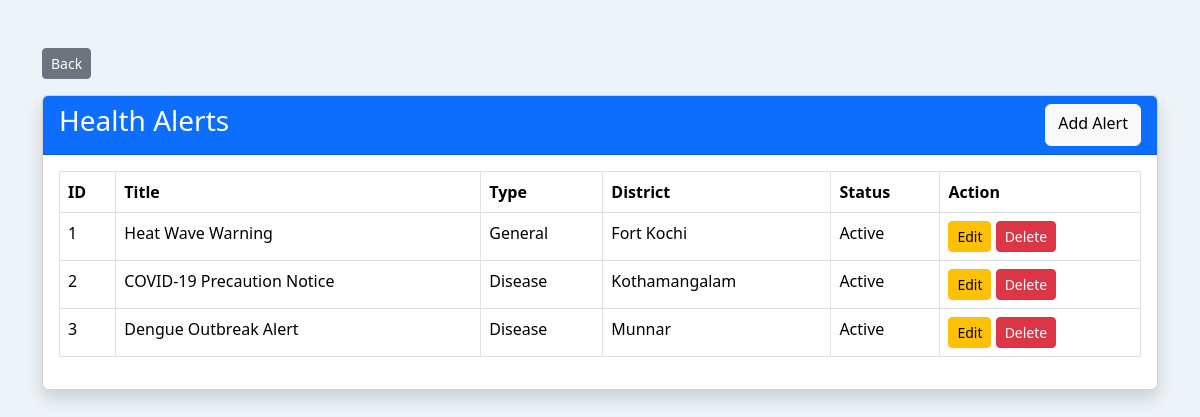
The app's page /alert_list/ with its own data.
### HelathApp/models.py (models this page shows, shortened)
class HealthAlert(models.Model):
    ALERT_TYPES = [
        ('Disease', 'Disease'),
        ('Weather', 'Weather'),
        ('Emergency', 'Emergency'),
        ('General', 'General'),
    ]
    title = models.CharField(max_length=200)
    alert_type = models.CharField(
        max_length=20,
        choices=ALERT_TYPES
    )
    description = models.TextField()
    district = models.ForeignKey(
        Region,
        on_delete=models.CASCADE
    )
    created_at = models.DateTimeField(auto_now_add=True)
    status = models.CharField(
        max_length=20,
        default="Active"
    )

class Region(models.Model):
    REGION_TYPES = [
        ('Urban', 'Urban'),
        ('Rural', 'Rural'),
        ('Tribal', 'Tribal'),
    ]
    region_name = models.CharField(max_length=100)
    region_type = models.CharField(
        max_length=20,
        choices=REGION_TYPES
    )
    latitude = models.DecimalField(
        max_digits=9,
        decimal_places=6
    )
    longitude = models.DecimalField(
        max_digits=9,
        decimal_places=6
    )
    def __str__(self):
        return self.region_name

### HelathApp/views.py (the view)
# urls.py: path("alert_list/", views.alert_list, name="alert_list"),
def alert_list(request):
    alerts = HealthAlert.objects.all().order_by("-id")
    return render(
        request,
        "alert_list.html",
        {"alerts": alerts}
    )

### HelathApp/templates/alert_list.html (shortened to what this page needs)
<!DOCTYPE html>
<html>
<head>
<link href="https://cdn.jsdelivr.net/npm/bootstrap@5.3.3/dist/css/bootstrap.min.css" rel="stylesheet">
</head>
<body style="background:#eef3f8;">
<div class="container mt-5">
<div class="mb-3">
<a href="{% url 'adminhome' %}" class="btn btn-secondary btn-sm">
 Back
</a>
</div>
<div class="card shadow">
<div class="card-header bg-primary text-white d-flex justify-content-between">
<h3>Health Alerts</h3>
<a href="{% url 'add_alert' %}" class="btn btn-light">
Add Alert
</a>
</div>
<div class="card-body">
<table class="table table-bordered">
<tr>
<th>ID</th>
<th>Title</th>
<th>Type</th>
<th>District</th>
<th>Status</th>
<th>Action</th>
</tr>
{% for i in alerts %}
<tr>
<td>{{ forloop.counter }}</td>
<td>{{ i.title }}</td>
<td>{{ i.alert_type }}</td>
<td>{{ i.district }}</td>
<td>{{ i.status }}</td>
<td>
<a href="{% url 'edit_alert' i.id %}" class="btn btn-warning btn-sm">
Edit
</a>
<a href="{% url 'delete_alert' i.id %}"
onclick="return confirm('Delete Alert?')"
class="btn btn-danger btn-sm">
Delete
</a>
</td>
</tr>
{% endfor %}
</table>
</div>
</div>
</div>
</body>
</html>

### records on screen
HealthAlert: title "Heat Wave Warning", alert_type "General", district "Fort Kochi", status "Active"
HealthAlert: title "COVID-19 Precaution Notice", alert_type "Disease", district "Kothamangalam", status "Active"
HealthAlert: title "Dengue Outbreak Alert", alert_type "Disease", district "Munnar", status "Active"
